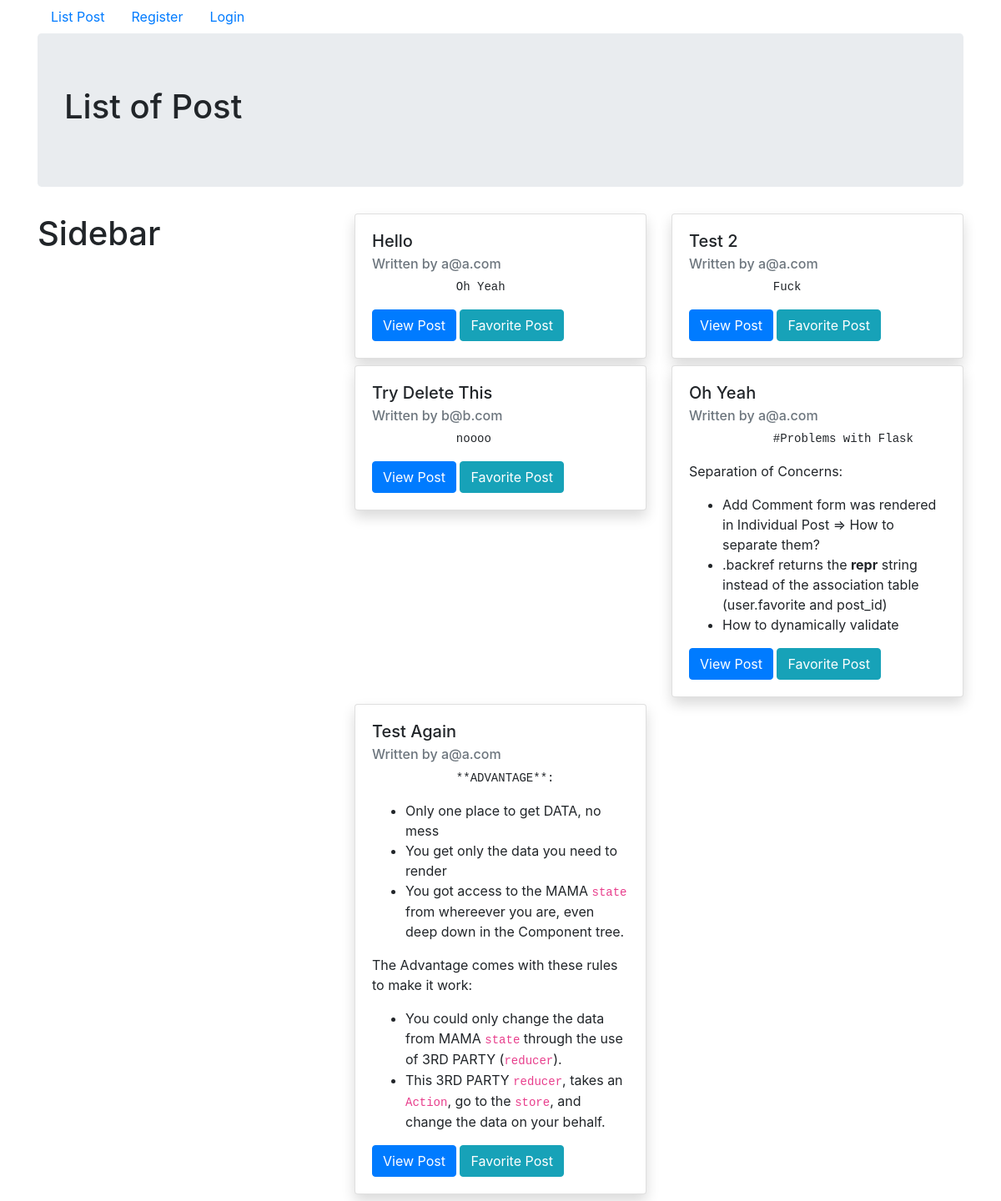
/posts/list, run on the app's committed database.
### blog/models.py (models this page shows, shortened)
class Post(db.Model):
    __tablename__ = 'posts'
    id = db.Column(db.Integer, primary_key=True)
    title = db.Column(db.String(128), nullable=False)
    body = db.Column(db.Text)
    created_at = db.Column(db.DateTime, server_default=db.func.now())
    updated_at = db.Column(
        db.DateTime, server_default=db.func.now(), server_onupdate=db.func.now())
    user_id = db.Column(db.Integer, db.ForeignKey('user.id'), nullable=False)
    comments = db.relationship('Comment', backref='belong_to_post', lazy=True)
    add_category = db.relationship('Category', secondary=post_category, lazy='subquery',
                                   backref=db.backref('list_post', lazy=True))

class User(UserMixin, db.Model):
    __tablename__ = 'user'
    id = db.Column(db.Integer, primary_key=True)
    username = db.Column(db.String(32), unique=True)
    email = db.Column(db.String(64), unique=True, nullable=False)
    password_hash = db.Column(db.String(256))
    favorite = db.relationship('Post'
                                ,secondary=user_favorite_post
                                ,lazy='subquery'
                                ,backref=db.backref('list_favorite_user', lazy=True))
    posts = db.relationship('Post', backref='author', lazy='dynamic')
    comments = db.relationship('Comment', backref='author', lazy=True)

### blog/posts/views.py (the view)
@posts_blueprint.route('/list')
def list():
    posts = Post.query.all()
    return render_template('posts/list.html', posts=posts)

### blog/posts/templates/posts/list.html (shortened to what this page needs)
{% extends 'base.html' %} {% block content %}
<div class="jumbotron">
  <h1>List of Post</h1>
</div>
<div class="row">
  <div class="col-4">
    <h1>Sidebar</h1>
  </div>
  <div class="col-8">
    <div class="row">
      {% for post in posts %}
      <div class="col-6">
        <div class="card mb-2 shadow">
          <div class="card-body">
            <h5 class="card-title">{{ post.title }}</h5>
            <h6 class="card-subtitle mb-2 text-muted">
              Written by {{ post.author.email }}
            </h6>
            <div>
            </div>
            <a
              href="{{ url_for('posts.show_post', post_id= post.id) }}"
              class="btn btn-primary"
              >View Post</a
            >
            <a
              href="{{ url_for('posts.add_favorite', post_id=post.id) }}"
              class="btn btn-info"
              >Favorite Post</a
            >
          </div>
        </div>
      </div>
      {% endfor %}
    </div>
  </div>
</div>
{% endblock %}

### blog/templates/base.html (shortened to what this page needs)
<html lang="en">
  <head>
    <link
      rel="stylesheet"
      href="https://stackpath.bootstrapcdn.com/bootstrap/4.3.1/css/bootstrap.min.css"
    />
    <link
      rel="stylesheet"
      type="text/css"
      href="{{ url_for('static', filename='bootstrap-social.css') }}"
    />
    <link
      rel="stylesheet"
      href="https://use.fontawesome.com/releases/v5.8.1/css/all.css"
    />
  </head>
  <body>
    <div class="container">
      <ul class="nav">
        <li class="nav-item">
          <a class="nav-link" href="{{ url_for('posts.list') }}">List Post</a>
        </li>
        {% if not current_user.is_authenticated %}
        <li class="nav-item">
          <a class="nav-link" href="{{ url_for('users.register') }}"
            >Register</a
          >
        </li>
        <li class="nav-item">
          <a class="nav-link" href="{{ url_for('users.login') }}">Login</a>
        </li>
        {% endif %}
      </ul>
       {% block content %}{% endblock %}
    </div>
  </body>
</html>

### data on the page
Post: title "Hello", author.email "a@a.com", body "Oh Yeah"
Post: title "Test 2", author.email "a@a.com", body "Fuck"
Post: title "Try Delete This", author.email "b@b.com", body "noooo"
Post: title "Oh Yeah", author.email "a@a.com", body "#Problems with Flask Separation of Concerns: Add Comment form was rendered in Individual Post => How to separate them? .backref returns the repr string instead of the association table (user.favorite and post_id) How to dynamically validate"
Post: title "Test Again", author.email "a@a.com", body "**ADVANTAGE**: Only one place to get DATA, no mess You get only the data you need to render You got access to the MAMA state from whereever you are, even deep down in the Component tree. The Advantage comes with these rules to make it work: You could only change the data from MAMA state through the use of 3RD PARTY ( reducer ). This 3RD PARTY reducer , takes an Action , go to the store , and change the data on your behalf."
